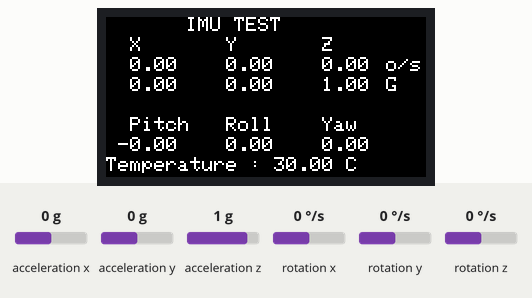
Simulated run of this program. Board: ESP32. Parts: 160×80 colour display. Inputs (shaded band) come from the test bench; at power-on: acceleration x 0 g, acceleration z 1 g, acceleration y 0 g, rotation x 0 °/s, rotation y 0 °/s, rotation z 0 °/s. WiFi joins after 1.5 s; servers stay silent unless stated; what the program prints to the serial monitor is not drawn.

Above: at 3.5 s.
3.6 s: acceleration x set to -1.4 g
At 4.6 s:
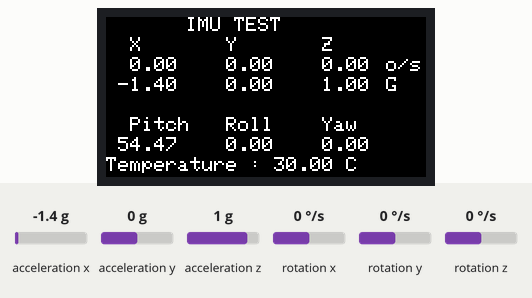
6.6 s: acceleration z set to -1.4 g
At 7.0 s:
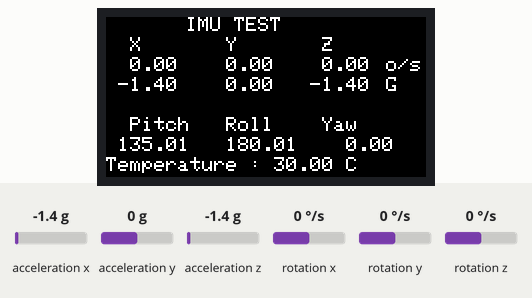
8.1 s: acceleration y set to -1.4 g
At 9.3 s:
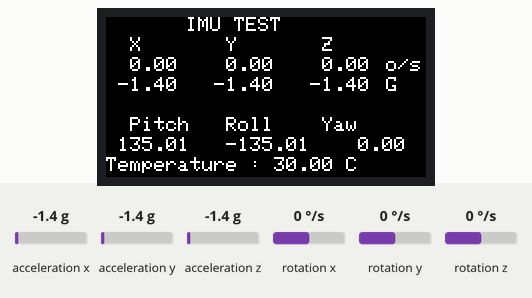
9.6 s: rotation x set to -192 °/s
At 10.8 s:
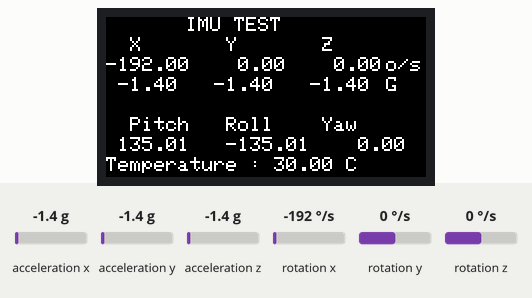
11.1 s: rotation y set to -192 °/s
At 12.3 s:
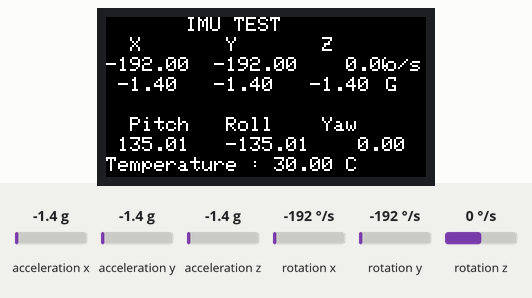
12.6 s: rotation z set to -192 °/s
At 13.1 s:
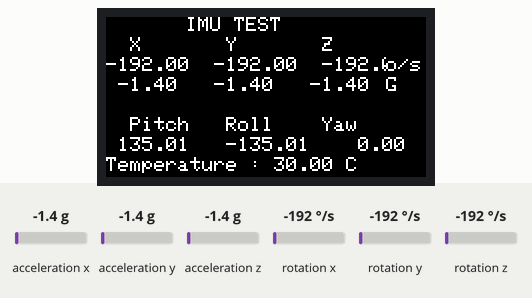
Timing chart, 0 to 15.1 s (numbered marks = the images above; inputs shaded):
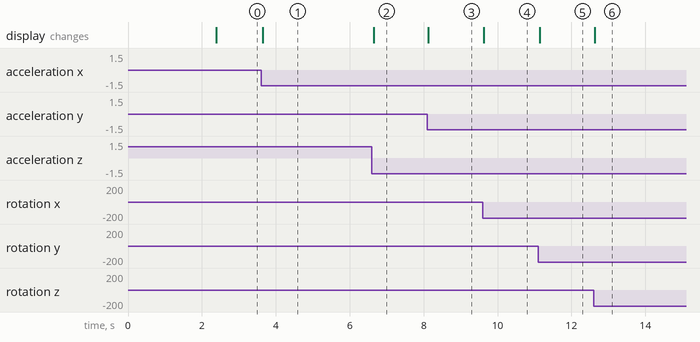

Measured:
- after the input at 3.6 s, the display: changes after 0.05 s (image 1)
- after the input at 6.6 s, the display: changes after 0.05 s (image 2)
- after the input at 8.1 s, the display: changes at once (image 3)
- after the input at 9.6 s, the display: changes at once (image 4)
- after the input at 11.1 s, the display: changes at once (image 5)
- after the input at 12.6 s, the display: changes at once (image 6)

The program:

main.cpp
```cpp
#include <Arduino.h>
#include <M5StickC.h>
#include <WiFi.h>

const char *ssid = "ESP32-WiFi3"; //SSID of server
const char *pass = "esp32wifi3";  //PW of server
static WiFiClient client;        //Declear client

float accX = 0.0F;
float accY = 0.0F;
float accZ = 0.0F;

float gyroX = 0.0F;
float gyroY = 0.0F;
float gyroZ = 0.0F;

float pitch = 0.0F;
float roll  = 0.0F;
float yaw   = 0.0F;

void setup() {
  // put your setup code here, to run once:
  Serial.begin(115200);
  M5.begin();
  M5.IMU.Init();
  M5.Lcd.setRotation(3);
  M5.Lcd.fillScreen(BLACK);
  M5.Lcd.setTextSize(1);
  M5.Lcd.setCursor(40, 0);
  M5.Lcd.println("IMU TEST");
  M5.Lcd.setCursor(0, 10);
  M5.Lcd.println("  X       Y       Z");
  M5.Lcd.setCursor(0, 50);
  M5.Lcd.println("  Pitch   Roll    Yaw");

  WiFi.disconnect(true);
  WiFi.begin(ssid, pass); //Connect to server
  Serial.printf("\n");
  while (WiFi.status() != WL_CONNECTED){
    Serial.print(".");
    delay(1000);
    }
  Serial.printf("\n");
  Serial.println("WiFi Connected");
  IPAddress ip(192, 168, 0, 10); //IP address of server
  client.connect(ip, 80);       //Connect to IP address and port number
}

float temp = 0;
/*****************************************
M5.IMU.getGyroData(&gyroX,&gyroY,&gyroZ);
M5.IMU.getAccelData(&accX,&accY,&accZ);
M5.IMU.getAhrsData(&pitch,&roll,&yaw);
M5.IMU.getTempData(&temp);
*****************************************/
void loop() {
  // put your main code here, to run repeatedly:
  M5.IMU.getGyroData(&gyroX,&gyroY,&gyroZ);
  M5.IMU.getAccelData(&accX,&accY,&accZ);
  M5.IMU.getAhrsData(&pitch,&roll,&yaw);
  M5.IMU.getTempData(&temp);

  // accX等は普通のfloat型ではないので変換する必要がある
  float pitch_p;
  pitch_p = float(pitch);

  M5.Lcd.setCursor(0, 20);
  M5.Lcd.printf("%6.2f  %6.2f  %6.2f      ", gyroX, gyroY, gyroZ);
  M5.Lcd.setCursor(140, 20);
  M5.Lcd.print("o/s");
  M5.Lcd.setCursor(0, 30);
  M5.Lcd.printf(" %5.2f   %5.2f   %5.2f   ", accX, accY, accZ);

  // Serial.println(accX_p);
  M5.Lcd.setCursor(140, 30);
  M5.Lcd.print("G");
  M5.Lcd.setCursor(0, 60);
  M5.Lcd.printf(" %5.2f   %5.2f   %5.2f   ", pitch, roll, yaw);

  M5.Lcd.setCursor(0, 70);
  M5.Lcd.printf("Temperature : %.2f C", temp);

  if (pitch_p > 60.0){
    client.println("a");
    Serial.println("send");
  }
  client.println("k");
  // delay(1000);
}
```
